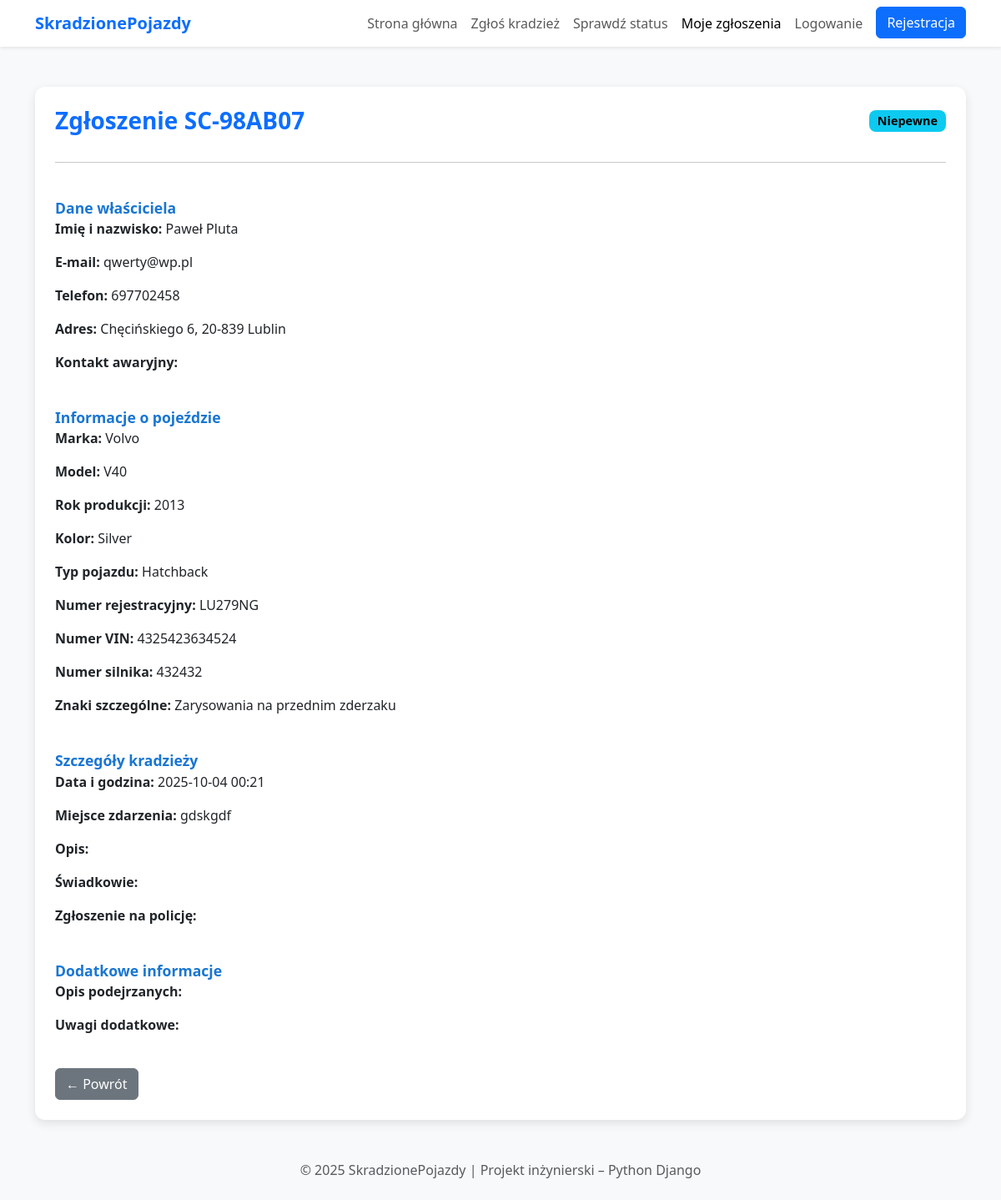
Page /zgloszenie/5ee93444-93e1-4f06-a4c2-1fcbe7aee909/ on the earlier database version.
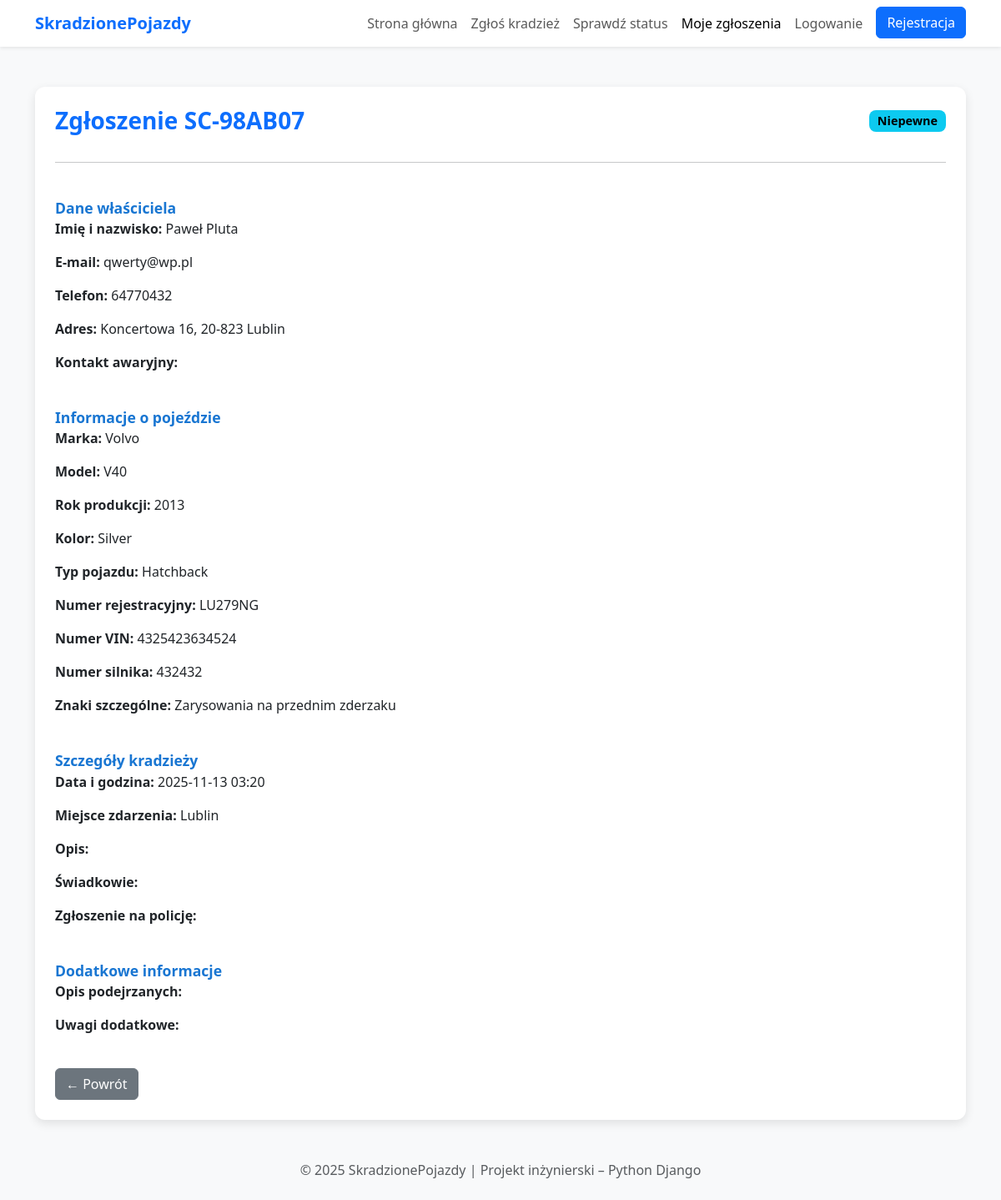
Same page on the later database version.
### reports/models.py (models this page shows, shortened)
class Report(models.Model):
    class Meta:
        verbose_name = "Zgłoszenie"
        verbose_name_plural = "Zgłoszenia"
    class Status(models.TextChoices):
        NEW = "NEW", "Oczekujące"
        ANALYSIS = "ANALYSIS", "W trakcie analizy"
        MATCHED = "MATCHED", "Dopasowano"
        UNCERTAIN = "UNCERTAIN", "Niepewne"
        UNMATCHED = "UNMATCHED", "Brak dopasowania"
        CLOSED = "CLOSED", "Zamknięte"
    id = models.UUIDField(primary_key=True, default=uuid.uuid4, editable=False)
    ticket_number = models.CharField(max_length=20, unique=True, editable=False)
    owner_first_name = models.CharField(max_length=50)
    owner_last_name = models.CharField(max_length=80)
    owner_email = models.EmailField()
    owner_phone = models.CharField(max_length=32, blank=True)
    owner_address_street = models.CharField(max_length=100, blank=True)
    owner_address_city = models.CharField(max_length=50, blank=True)
    owner_address_postcode = models.CharField(max_length=10, blank=True)
    emergency_contact = models.CharField(max_length=100, blank=True)
    vehicle_make = models.CharField(max_length=50, blank=True)
    vehicle_model = models.CharField(max_length=50, blank=True)
    production_year = models.PositiveIntegerField(blank=True, null=True)
    vehicle_color = models.CharField(max_length=30, blank=True)
    vehicle_type = models.CharField(max_length=50, blank=True)
    vehicle_plate = models.CharField(max_length=16)
    vehicle_vin = models.CharField(max_length=50, blank=True)
    engine_number = models.CharField(max_length=50, blank=True)
    special_marks = models.TextField(blank=True)
    theft_datetime = models.DateTimeField()
    theft_place = models.CharField(max_length=200)
    description = models.TextField(blank=True)
    witness_info = models.TextField(blank=True)
    police_report_details = models.TextField(blank=True)
    photo = models.ImageField(upload_to="reports_photos/", blank=True, null=True)
    video = models.FileField(upload_to="reports_videos/", blank=True, null=True)
    suspect_description = models.TextField(blank=True)
    additional_notes = models.TextField(blank=True)
    formal_consent = models.BooleanField(default=False)
    vehicle_plate_detected = models.CharField(max_length=16, blank=True, null=True)
    status = models.CharField(max_length=16, choices=Status.choices, default=Status.NEW)
    created_by = models.ForeignKey(User, null=True, blank=True, on_delete=models.SET_NULL, related_name="reports")
    created_at = models.DateTimeField(auto_now_add=True)

### reports/views.py (the view)
# urls.py: path("zgloszenie/<uuid:pk>/", views.ReportDetailView.as_view(), name="report_detail"),  # Szczegóły zgłoszenia
class ReportDetailView(DetailView):
    model = Report
    template_name = "reports/report_detail.html"
    context_object_name = "report"
    def get_context_data(self, **kwargs):
        context = super().get_context_data(**kwargs)
        report = self.get_object()
        evidences = Evidence.objects.filter(matched_report=report).order_by("-created_at")
        context["evidences"] = evidences
        return context

### reports/templates/reports/report_detail.html (shortened to what this page needs)
<!DOCTYPE html>
<html lang="pl">
<head>
  <link href="https://cdn.jsdelivr.net/npm/bootstrap@5.3.3/dist/css/bootstrap.min.css" rel="stylesheet">
</head>
<body>
<nav class="navbar navbar-expand-lg navbar-light bg-white shadow-sm">
  <div class="container">
    <a class="navbar-brand fw-bold text-primary" href="/">SkradzionePojazdy</a>
    <div class="collapse navbar-collapse justify-content-end" id="navbarNav">
      <ul class="navbar-nav">
        <li class="nav-item"><a class="nav-link" href="/">Strona główna</a></li>
        <li class="nav-item"><a class="nav-link" href="{% url 'report_create' %}">Zgłoś kradzież</a></li>
        <li class="nav-item"><a class="nav-link" href="{% url 'status_lookup' %}">Sprawdź status</a></li>
        <li class="nav-item"><a class="nav-link active" href="{% url 'my_reports' %}">Moje zgłoszenia</a></li>
        {% if user.is_authenticated %}
          {% if user.groups.all %}
            {% for g in user.groups.all %}
              {% if g.name == "Funkcjonariusz" %}
                <li class="nav-item"><a class="nav-link" href="{% url 'officer_dashboard' %}">Panel funkcjonariusza</a></li>
              {% endif %}
            {% endfor %}
          {% endif %}
            <li class="nav-item"><a class="nav-link" href="{% url 'accounts_profile' %}">Moje konto</a></li>
          <li class="nav-item">
            <form action="{% url 'logout' %}" method="post" style="display:inline;">
              {% csrf_token %}
              <button type="submit" class="btn btn-link nav-link text-danger" style="padding:0; border:none; background:none;">Wyloguj</button>
            </form>
          </li>
        {% else %}
          <li class="nav-item"><a class="nav-link" href="{% url 'login' %}">Logowanie</a></li>
          <li class="nav-item"><a class="btn btn-primary ms-2" href="{% url 'register' %}">Rejestracja</a></li>
        {% endif %}
      </ul>
    </div>
  </div>
</nav>
<div class="container my-5">
  <div class="card p-4">
    <div class="d-flex justify-content-between align-items-center mb-3">
      <h3 class="fw-bold text-primary mb-0">Zgłoszenie {{ report.ticket_number }}</h3>
      <span class="badge badge-status status-{{ report.status }}">
        {{ report.get_status_display }}
      </span>
    </div>
    <hr>
    <div class="section-title">Dane właściciela</div>
    <p><strong>Imię i nazwisko:</strong> {{ report.owner_first_name }} {{ report.owner_last_name }}</p>
    <p><strong>E-mail:</strong> {{ report.owner_email }}</p>
    <p><strong>Telefon:</strong> {{ report.owner_phone }}</p>
    <p><strong>Adres:</strong> {{ report.owner_address_street }}, {{ report.owner_address_postcode }} {{ report.owner_address_city }}</p>
    <p><strong>Kontakt awaryjny:</strong> {{ report.emergency_contact }}</p>
    <div class="section-title">Informacje o pojeździe</div>
    <p><strong>Marka:</strong> {{ report.vehicle_make }}</p>
    <p><strong>Model:</strong> {{ report.vehicle_model }}</p>
    <p><strong>Rok produkcji:</strong> {{ report.production_year }}</p>
    <p><strong>Kolor:</strong> {{ report.vehicle_color }}</p>
    <p><strong>Typ pojazdu:</strong> {{ report.vehicle_type }}</p>
    <p><strong>Numer rejestracyjny:</strong> {{ report.vehicle_plate }}</p>
    <p><strong>Numer VIN:</strong> {{ report.vehicle_vin }}</p>
    <p><strong>Numer silnika:</strong> {{ report.engine_number }}</p>
    <p><strong>Znaki szczególne:</strong> {{ report.special_marks }}</p>
    <div class="section-title">Szczegóły kradzieży</div>
    <p><strong>Data i godzina:</strong> {{ report.theft_datetime|date:"Y-m-d H:i" }}</p>
    <p><strong>Miejsce zdarzenia:</strong> {{ report.theft_place }}</p>
    <p><strong>Opis:</strong> {{ report.description }}</p>
    <p><strong>Świadkowie:</strong> {{ report.witness_info }}</p>
    <p><strong>Zgłoszenie na policję:</strong> {{ report.police_report_details }}</p>
    <div class="section-title">Dodatkowe informacje</div>
    <p><strong>Opis podejrzanych:</strong> {{ report.suspect_description }}</p>
    <p><strong>Uwagi dodatkowe:</strong> {{ report.additional_notes }}</p>
    <div class="mt-4 d-flex justify-content-between">
      <a href="{% url 'my_reports' %}" class="btn btn-secondary">← Powrót</a>
    </div>
  </div>
</div>
<footer class="text-center mt-5 mb-4 text-muted">
  © 2025 SkradzionePojazdy | Projekt inżynierski – Python Django
</footer>
</body>
</html>

### reports/templates/reports/report_detail.html (style rules this page uses)
body { background-color: #f8f9fa; font-family: "Segoe UI", Arial, sans-serif; }
.card { border: none; border-radius: 12px; box-shadow: 0 4px 12px rgba(0,0,0,0.1); }
.badge-status { font-size: 0.9rem; padding: 6px 10px; border-radius: 8px; }
.status-UNCERTAIN { background-color: #0dcaf0; color: #000; }
.section-title { font-size: 1.1rem; font-weight: 600; color: #1976d2; margin-top: 25px; }

Differences in the rows shown:
changed Report "SC-98AB07": owner_phone "697702458" → "64770432"; owner_address_street "Chęcińskiego 6" → "Koncertowa 16"; owner_address_postcode "20-839" → "20-823"; theft_datetime "2025-10-04 00:21" → "2025-11-13 03:20"; theft_place "gdskgdf" → "Lublin"
